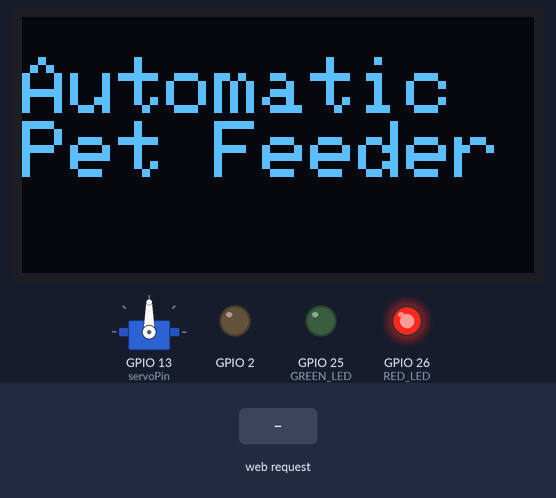
Bench run of a sketch on a simulated ESP32. On the bench: servo, 128×64 one-colour display, output pins drawn as LEDs (lit = HIGH). Inputs (shaded band) come from the test bench. WiFi joins after 1.5 s; servers stay silent unless stated; what the sketch prints to the serial monitor is not drawn.

Above: at 10.1 s.
10.2 s: HTTP request GET /feed received
At 10.9 s:
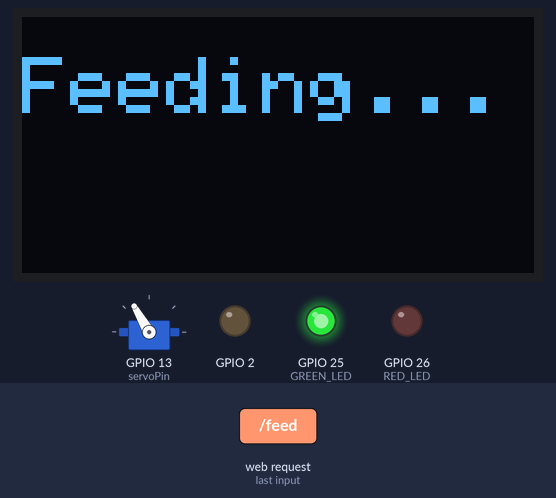
13.2 s: HTTP request GET /led?state=on received
At 14.0 s:
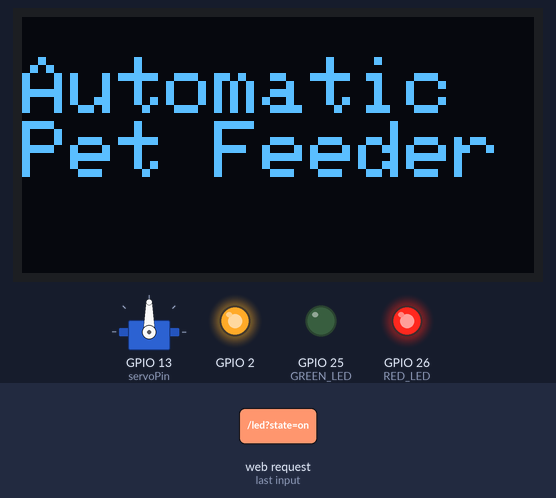
14.7 s: HTTP request GET /feed?state=boolean received
At 15.4 s:
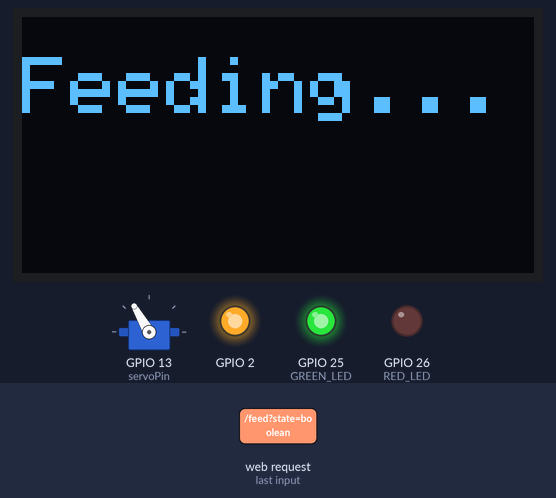
19.2 s: HTTP request GET /led received
At 19.8 s:
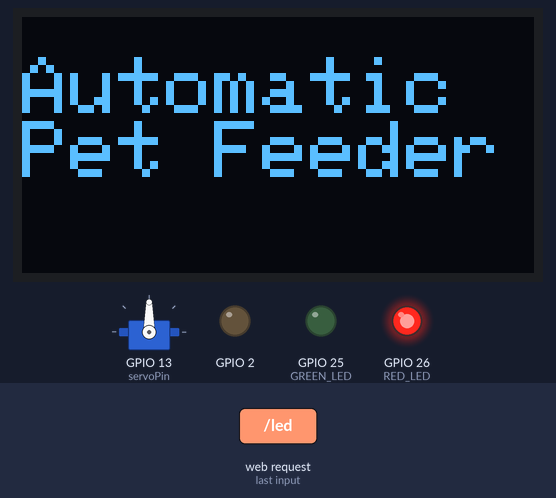
20.7 s: HTTP request GET /feed?state=on received
At 22.4 s:
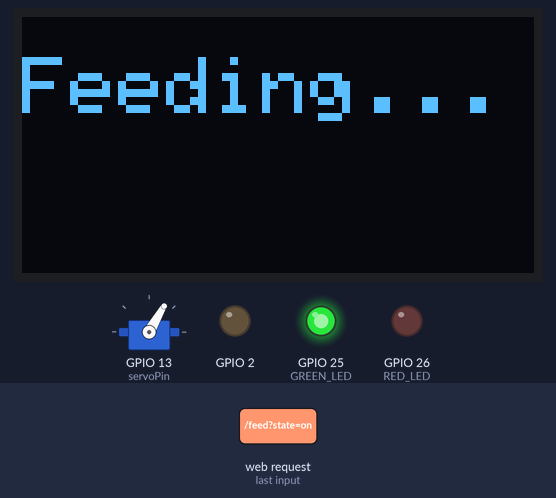
Timing chart, 0 to 24.4 s (numbered marks = the images above; inputs shaded):
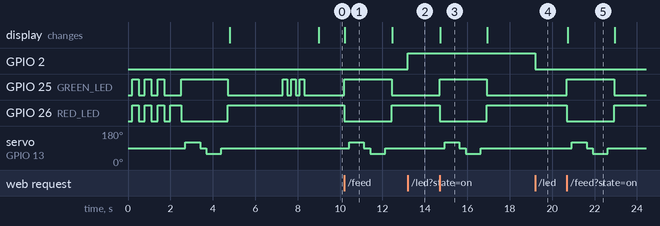

The sketch:

PET_FEEDER_202698_copy_20260418132002.ino
```cpp
/*
 * Automatic Pet Feeder with Firebase Integration
 *
 * Firebase Features:
 *  - /commands/feed (bool) → set to true from Firebase to trigger feeding remotely
 *  - /status/online (bool) → heartbeat so you know the device is alive
 *  - /status/lastSeen (string) → uptime timestamp (ms since boot)
 *  - /feedLog/push → each feeding is logged with a timestamp
 *
 * Libraries needed (install via Library Manager):
 *  - Firebase ESP Client (by Mobizt)
 *  - ArduinoJson
 *  - Adafruit SSD1306
 *  - Adafruit GFX
 *  - ESP32Servo
 */

#include <WiFi.h>
#include <Wire.h>
#include <Adafruit_GFX.h>
#include <Adafruit_SSD1306.h>
#include <WebServer.h>
#include <ESP32Servo.h>
#include <Firebase_ESP_Client.h>
#include "addons/TokenHelper.h"
#include "addons/RTDBHelper.h"

// ─── Wi-Fi ────────────────────────────────────────────────────────────────────
const char* ssid     = "SM NOVA";
const char* password = "nixs0416";

// ─── Firebase ─────────────────────────────────────────────────────────────────
#define API_KEY      "AIzaSyDmaYLuJV-Yd5Boba2iRFP8eVkQHIQXA14"
#define DATABASE_URL "https://petfeeder-fdce3-default-rtdb.asia-southeast1.firebasedatabase.app"
#define USER_EMAIL    "guetaallen@gmail.com"
#define USER_PASSWORD "Allen245115Programmer"

FirebaseData   fbdo;
FirebaseData   fbdoStream;
FirebaseAuth   auth;
FirebaseConfig firebaseConfig;

bool firebaseReady      = false;
bool feedCommandPending = false;

// ─── Hardware pins ────────────────────────────────────────────────────────────
#define SCREEN_WIDTH 128
#define SCREEN_HEIGHT 64
#define OLED_RESET    -1
#define SDA_PIN 21
#define SCL_PIN 22
#define GREEN_LED 25
#define RED_LED   26

const int servoPin = 13;

Adafruit_SSD1306 display(SCREEN_WIDTH, SCREEN_HEIGHT, &Wire, OLED_RESET);
WebServer        server(80);
Servo            myServo;

unsigned long lastHeartbeat = 0;
const unsigned long HEARTBEAT_INTERVAL = 15000;

void setLED(bool isActive) {
  digitalWrite(GREEN_LED, isActive ? HIGH : LOW);
  digitalWrite(RED_LED,   isActive ? LOW  : HIGH);
}

void showOLED(const char* line1, const char* line2 = "") {
  display.clearDisplay();
  display.setTextSize(2);
  display.setTextColor(SSD1306_WHITE);
  display.setCursor(0, 10);
  display.println(line1);
  if (strlen(line2) > 0) display.println(line2);
  display.display();
}

void runServo() {
  myServo.attach(servoPin, 544, 2400);
  delay(200);
  myServo.write(120); delay(700);
  myServo.write(90);  delay(300);
  myServo.write(60);  delay(700);
  myServo.write(90);  delay(300);
  myServo.detach();
}

void doFeed() {
  setLED(true);
  showOLED("Feeding...");
  runServo();
  setLED(false);
  showOLED("Automatic", "Pet Feeder");

  if (firebaseReady) {
    FirebaseJson logEntry;
    logEntry.set("timestamp", (int)millis());
    logEntry.set("source", "device");

    if (Firebase.RTDB.pushJSON(&fbdo, "/feedLog", &logEntry)) {
      Serial.println("[Firebase] Feed event logged.");
    } else {
      Serial.printf("[Firebase] Log error: %s\n", fbdo.errorReason().c_str());
    }

    Firebase.RTDB.setBool(&fbdo, "/commands/feed", false);
  }
}

void streamCallback(FirebaseStream data) {
  Serial.printf("[Stream] path: %s, type: %s\n",
                data.dataPath().c_str(), data.dataType().c_str());

  if (data.dataPath() == "/feed" && data.dataType() == "boolean") {
    if (data.boolData() == true) {
      Serial.println("[Firebase] Remote feed command received!");
      feedCommandPending = true;
    }
  }
}

void streamTimeoutCallback(bool timeout) {
  if (timeout) Serial.println("[Stream] Timeout, resuming...");
}

void handleLED() {
  String state = server.arg("state");
  if (state == "on") {
    digitalWrite(2, HIGH);
    server.send(200, "text/plain", "LED turned ON");
  } else {
    digitalWrite(2, LOW);
    server.send(200, "text/plain", "LED turned OFF");
  }
}

void handleData() {
  String json = "{\"sensor\": 100, \"status\": \"online\"}";
  server.send(200, "application/json", json);
}

void handleFeed() {
  server.send(200, "text/plain", "Feeding started!");
  doFeed();
}

void setup() {
  Serial.begin(115200);

  pinMode(2,         OUTPUT);
  pinMode(GREEN_LED, OUTPUT);
  pinMode(RED_LED,   OUTPUT);
  digitalWrite(GREEN_LED, LOW);
  digitalWrite(RED_LED,   LOW);
  delay(200);

  for (int i = 0; i < 3; i++) {
    digitalWrite(GREEN_LED, HIGH); digitalWrite(RED_LED, HIGH); delay(300);
    digitalWrite(GREEN_LED, LOW);  digitalWrite(RED_LED, LOW);  delay(300);
  }
  setLED(false);
  delay(500);

  setLED(true);
  runServo();
  setLED(false);

  Wire.begin(SDA_PIN, SCL_PIN);
  delay(50);
  if (!display.begin(SSD1306_SWITCHCAPVCC, 0x3C)) {
    Serial.println("OLED not found at 0x3C!");
    for (;;);
  }
  showOLED("Connecting...");

  btStop();
  WiFi.disconnect(true);
  delay(1000);
  WiFi.begin(ssid, password);
  Serial.printf("Connecting to %s", ssid);

  int attempts = 0;
  while (WiFi.status() != WL_CONNECTED && attempts < 60) {
    setLED(false);
    delay(500);
    Serial.print(".");
    attempts++;
  }

  if (WiFi.status() == WL_CONNECTED) {
    Serial.printf("\nConnected! IP: %s\n", WiFi.localIP().toString().c_str());
    for (int i = 0; i < 3; i++) {
      digitalWrite(GREEN_LED, HIGH); delay(200);
      digitalWrite(GREEN_LED, LOW);  delay(200);
    }
  } else {
    Serial.println("\nFailed to connect to WiFi!");
  }
  setLED(false);

 firebaseConfig.api_key      = API_KEY;
  firebaseConfig.database_url = DATABASE_URL;
  firebaseConfig.token_status_callback = tokenStatusCallback;

  auth.user.email    = USER_EMAIL;
  auth.user.password = USER_PASSWORD;

  Firebase.begin(&firebaseConfig, &auth);
  Firebase.reconnectWiFi(true);

  Serial.print("Waiting for Firebase token");
  unsigned long tokenWait = millis();
  while (!Firebase.ready() && millis() - tokenWait < 10000) {
    Serial.print(".");
    delay(500);
  }
  Serial.println();

  if (Firebase.ready()) {
    firebaseReady = true;
    Serial.println("[Firebase] Connected!");

    Firebase.RTDB.setBool(&fbdo, "/status/online", true);
    Firebase.RTDB.setString(&fbdo, "/status/ip", WiFi.localIP().toString().c_str());

    if (!Firebase.RTDB.beginStream(&fbdoStream, "/commands")) {
      Serial.printf("[Stream] Begin error: %s\n", fbdoStream.errorReason().c_str());
    }
    Firebase.RTDB.setStreamCallback(&fbdoStream, streamCallback, streamTimeoutCallback);

  } else {
    Serial.println("[Firebase] Not ready – continuing without Firebase.");
  }

  showOLED("Automatic", "Pet Feeder");

  server.on("/led",  handleLED);
  server.on("/data", handleData);
  server.on("/feed", handleFeed);
  server.begin();
  Serial.println("HTTP server started!");
}

void loop() {
  server.handleClient();

  if (feedCommandPending) {
    feedCommandPending = false;
    doFeed();
  }

  if (firebaseReady && millis() - lastHeartbeat > HEARTBEAT_INTERVAL) {
    lastHeartbeat = millis();
    Firebase.RTDB.setInt(&fbdo, "/status/lastSeen", (int)millis());
    Firebase.RTDB.setBool(&fbdo, "/status/online",  true);
    Serial.println("[Firebase] Heartbeat sent.");
  }
}
```

Measured:
- after the input at 10.2 s, GPIO 25 (GREEN_LED): LOW → HIGH at once, → LOW 2.2 s later; GPIO 26 (RED_LED): HIGH → LOW at once, → HIGH 2.2 s later; servo on GPIO 13 (servoPin): 90° → 120° after 0.23 s, → 90° 0.70 s later, → 60° 0.30 s later, → 90° 0.70 s later; the display: changes at once (image 1)
- after the input at 13.2 s, GPIO 2: LOW → HIGH at once
- after the input at 14.7 s, GPIO 25 (GREEN_LED): LOW → HIGH at once, → LOW 2.2 s later; GPIO 26 (RED_LED): HIGH → LOW at once, → HIGH 2.2 s later; servo on GPIO 13 (servoPin): 90° → 120° after 0.23 s, → 90° 0.70 s later, → 60° 0.30 s later, → 90° 0.70 s later; the display: changes at once (image 3)
- after the input at 19.2 s, GPIO 2: HIGH → LOW at once
- after the input at 20.7 s, GPIO 25 (GREEN_LED): LOW → HIGH at once, → LOW 2.2 s later; GPIO 26 (RED_LED): HIGH → LOW at once, → HIGH 2.2 s later; servo on GPIO 13 (servoPin): 90° → 120° after 0.23 s, → 90° 0.70 s later, → 60° 0.30 s later, → 90° 0.70 s later; the display: changes at once (image 5)
- what the display in image 1 shows lasts 2.3 s, from 10.2 s to 12.5 s
